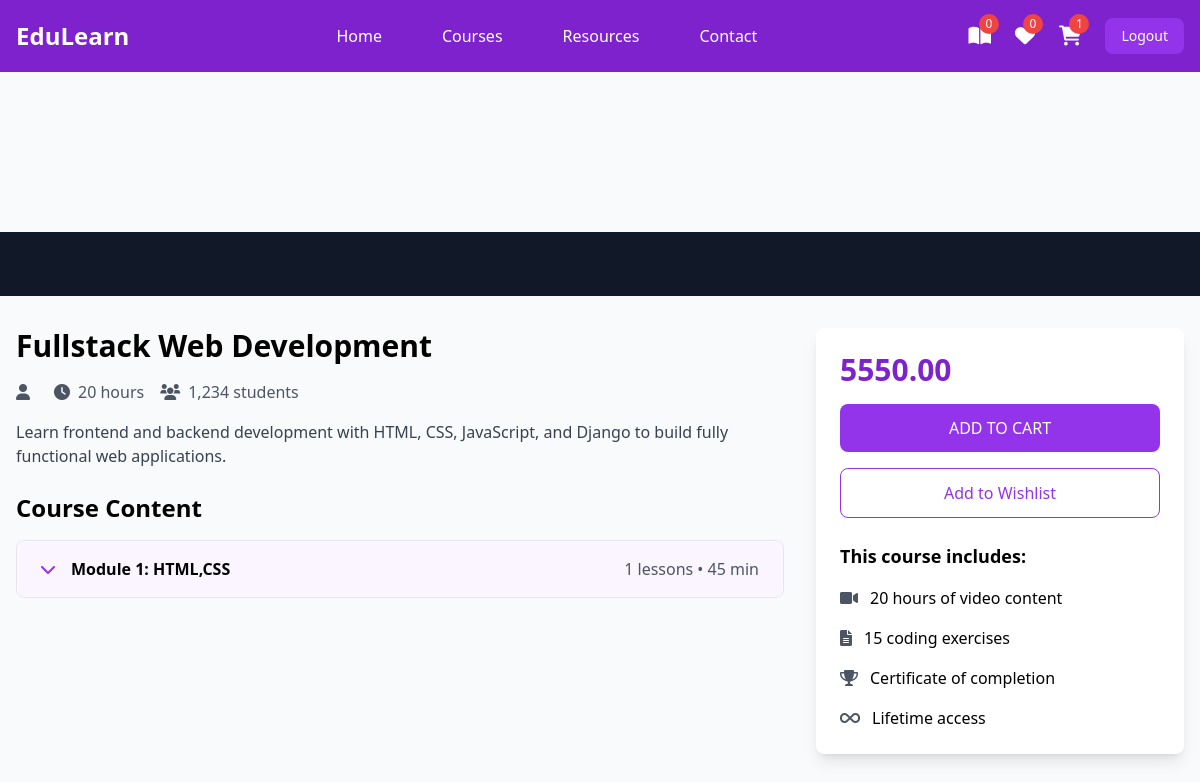
The app's page /student/courses/2/ (signed in) with its own data.
### instructor/models.py (models this page shows, shortened)
class User(AbstractUser):
    ROLE_CHOICES =(
        ("instructor","Instructor"),
        ("student","Student")
    )
    role=models.CharField(max_length=20,choices=ROLE_CHOICES,default="student")

class Course(models.Model):
    title=models.CharField(max_length=200)
    description=models.TextField()
    price=models.DecimalField(decimal_places=2,max_digits=7)
    owner=models.ForeignKey(User,on_delete=models.SET_NULL,related_name="courses",null=True)
    is_free=models.BooleanField(default=False)
    picture=models.ImageField(upload_to="courseimages",null=True,blank=True,default="courseimages/default.png")
    thumbnail=EmbedVideoField()
    category_objects=models.ManyToManyField(Category)
    created_at=models.DateTimeField(auto_now_add=True)
    updated_at=models.DateTimeField(auto_now=True)

class Module(models.Model):
    title=models.CharField(max_length=200)
    course_object=models.ForeignKey(Course,on_delete=models.CASCADE,related_name="modules")
    order=models.PositiveIntegerField()

### student/views.py (the view)
# urls.py: path('courses/<int:pk>/',views.CourseDetailView.as_view(),name="course-detail"),
@method_decorator(signin_required,name="dispatch")
class CourseDetailView(View):
    def get(self,request,*args,**kwargs):
        id=kwargs.get("pk")
        course_instance=Course.objects.get(id=id)
        return render(request,"course_detail.html",{"course":course_instance})

### student/context_processors.py (called while the page is built)
def course_context(request):
    count=0
    if request.user.is_authenticated:
        orders=request.user.purchase.filter(is_paid=True)
        count=len([c for o in orders for c in o.course_objects.all()])
    return{"count":count}

### student/templates/course_detail.html (shortened to what this page needs)
{%extends 'base.html'%}
{% load embed_video_tags %}
{%block main_block%}
<div class="pt-20">
    <div class="bg-gray-900 w-full">
        <div class="max-w-screen-xl mx-auto px-4 py-8">
        </div>
    </div>
    <div class="max-w-screen-xl mx-auto px-4 py-8 grid grid-cols-1 lg:grid-cols-3 gap-8">
        <div class="lg:col-span-2">
            <h1 class="text-3xl font-bold mb-4">{{course.title}}</h1>
            <div class="flex items-center mb-4 text-gray-600">
                <span class="mr-4"><i class="fas fa-user mr-2"></i>{{course.owner.first_name}} {{course.owner.last_name}}</span>
                <span class="mr-4"><i class="fas fa-clock mr-2"></i>20 hours</span>
                <span><i class="fas fa-users mr-2"></i>1,234 students</span>
            </div>
            <p class="text-gray-700 mb-6">{{course.description}}</p>
            <div class="space-y-4">
                <h2 class="text-2xl font-bold mb-4">Course Content</h2>
                {%for module in course.modules.all%}
                <div class="border rounded-lg overflow-hidden">
                    <button class="w-full px-6 py-4 bg-purple-50 hover:bg-purple-100 flex items-center justify-between" onclick="toggleModule('module{{forloop.counter}}')">
                        <div class="flex items-center">
                            <i class="fas fa-chevron-down mr-4 text-purple-600"></i>
                            <span class="font-semibold">Module {{forloop.counter}}: {{module.title}}</span>
                        </div>
                        <span class="text-gray-600">{{module.lessons.all.count}} lessons • 45 min</span>
                    </button>
                </div>
                {%endfor%}
            </div>
        </div>
        <div class="lg:col-span-1">
            <div class="bg-white p-6 rounded-lg shadow-lg sticky top-24">
                <div class="text-3xl font-bold mb-4 text-purple-700">{{course.price}}</div>
                <a href="{%url 'add-to-cart' course.id%}">
                    <button class="w-full bg-purple-600 text-white py-3 rounded-lg mb-4 hover:bg-purple-700 transition duration-300">
                        ADD TO CART
                    </button>
                </a>
                <button class="w-full border border-purple-600 text-purple-600 py-3 rounded-lg mb-6 hover:bg-purple-50 transition duration-300">
                    Add to Wishlist
                </button>
                <div class="space-y-4">
                    <h3 class="font-bold text-lg">This course includes:</h3>
                    <div class="flex items-center">
                        <i class="fas fa-video mr-3 text-gray-600"></i>
                        <span>20 hours of video content</span>
                    </div>
                    <div class="flex items-center">
                        <i class="fas fa-file-alt mr-3 text-gray-600"></i>
                        <span>15 coding exercises</span>
                    </div>
                    <div class="flex items-center">
                        <i class="fas fa-trophy mr-3 text-gray-600"></i>
                        <span>Certificate of completion</span>
                    </div>
                    <div class="flex items-center">
                        <i class="fas fa-infinity mr-3 text-gray-600"></i>
                        <span>Lifetime access</span>
                    </div>
                </div>
            </div>
        </div>
    </div>
</div>
{%endblock%}

### student/templates/base.html (shortened to what this page needs)
<!DOCTYPE html>
<html lang="en">
<head>
    <script src="https://cdn.tailwindcss.com"></script>
    <link href="https://cdnjs.cloudflare.com/ajax/libs/font-awesome/6.0.0/css/all.min.css" rel="stylesheet">
</head>
<body class="bg-gray-50">
    <nav class="bg-purple-700 fixed w-full z-20 top-0 left-0 sticky">
        <div class="max-w-screen-xl flex flex-wrap items-center justify-between mx-auto p-4">
            <a href="#" class="flex items-center">
                <span class="self-center text-2xl font-semibold text-white">EduLearn</span>
            </a>
            <div class="items-center justify-between hidden w-full md:flex md:w-auto md:order-1">
                <ul class="flex flex-col p-4 md:p-0 mt-4 font-medium md:flex-row md:space-x-8 md:mt-0">
                    <li><a href="{%url 'index'%}" class="block py-2 pl-3 pr-4 text-white hover:text-purple-200">Home</a></li>
                    <li><a href="{%url 'mycourses'%}" class="block py-2 pl-3 pr-4 text-white hover:text-purple-200">Courses</a></li>
                    <li><a href="#" class="block py-2 pl-3 pr-4 text-white hover:text-purple-200">Resources</a></li>
                    <li><a href="#" class="block py-2 pl-3 pr-4 text-white hover:text-purple-200">Contact</a></li>
                </ul>
            </div>
            <div class="flex items-center space-x-6 md:order-2">
                <div class="relative group">
                    <a href="{%url 'mycourses'%}" class="text-white hover:text-purple-200">
                        <i class="fas fa-book-open text-xl"></i>
                        <span class="absolute -top-2 -right-2 bg-red-500 text-white text-xs rounded-full h-5 w-5 flex items-center justify-center">{{count}}</span>
                    </a>
                </div>
                <div class="relative group">
                    <a href="#" class="text-white hover:text-purple-200">
                        <i class="fas fa-heart text-xl"></i>
                        <span class="absolute -top-2 -right-2 bg-red-500 text-white text-xs rounded-full h-5 w-5 flex items-center justify-center">0</span>
                    </a>
                </div>
                <div class="relative group">
                    <a href="{%url 'cart-summary'%}" class="text-white hover:text-purple-200">
                        <i class="fas fa-shopping-cart text-xl"></i>
                        <span class="absolute -top-2 -right-2 bg-red-500 text-white text-xs rounded-full h-5 w-5 flex items-center justify-center">{{request.user.basket.all.count}}</span>
                    </a>
                </div>
                <a href="{%url 'signout'%}"><button class="text-white bg-purple-600 hover:bg-purple-800 focus:ring-4 focus:outline-none focus:ring-purple-300 font-medium rounded-lg text-sm px-4 py-2 text-center">Logout</button></a>
            </div>
        </div>
    </nav>
<div class="mt-20">
    {%block main_block%}
    {%endblock%}
</div>
</body>
</html>

### records on screen
User: user.basket.all.count "1"
Course: title "Fullstack Web Development", description "Learn frontend and backend development with HTML, CSS, JavaScript, and Django to build fully functional web applications.", price "5550.00"
Module: title "HTML,CSS", lessons.all.count "1"

### other values on screen
{{ count }} "0"
